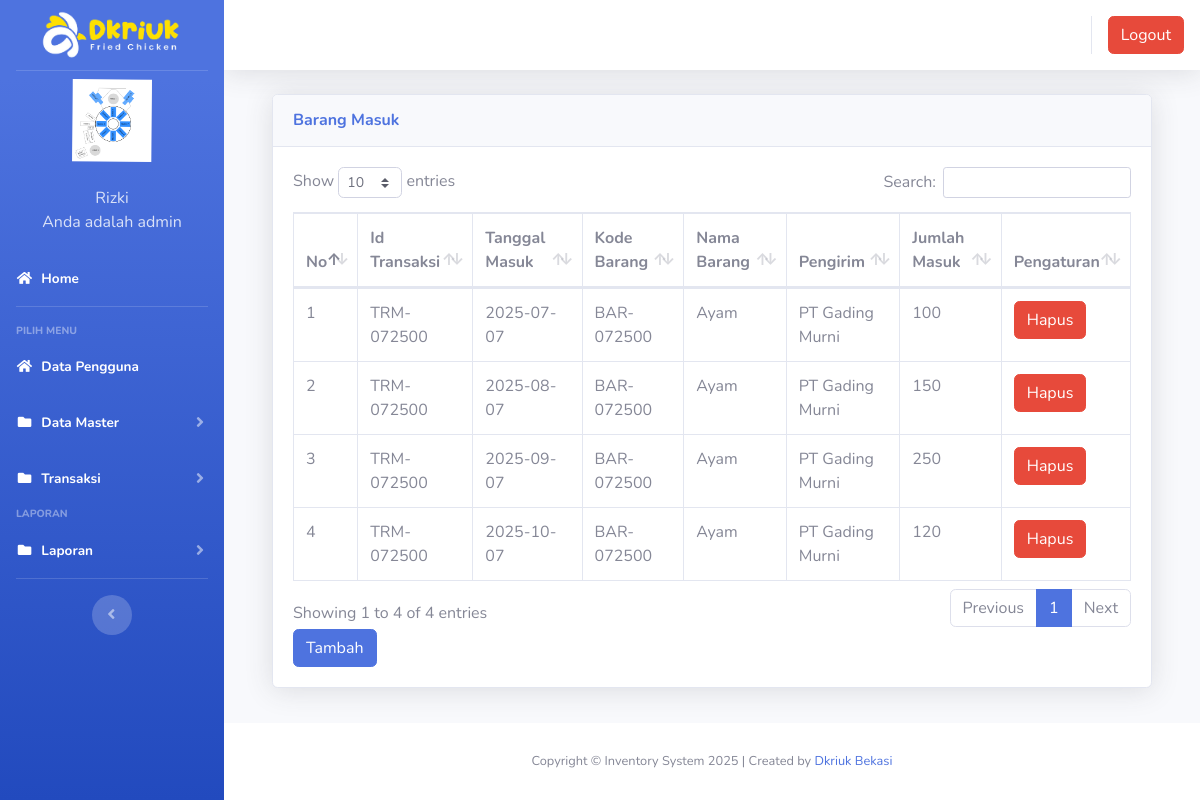
/index3.php?page=barangmasuk (signed in), run on an earlier commit of the app's database.
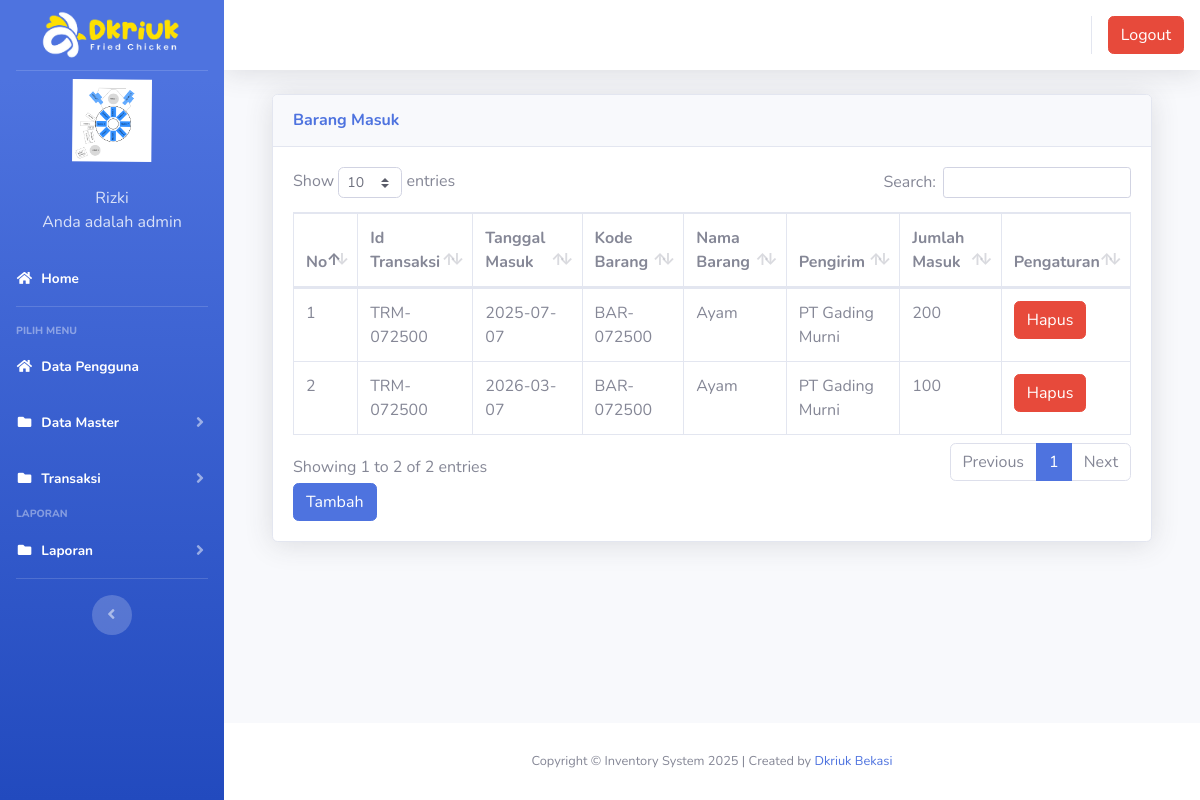
And on a later commit of the database.
### tables this page shows
CREATE TABLE IF NOT EXISTS `users` (
  `id` int(11) NOT NULL AUTO_INCREMENT,
  `nik` varchar(10) NOT NULL,
  `nama` varchar(100) NOT NULL,
  `alamat` varchar(200) NOT NULL,
  `telepon` varchar(100) NOT NULL,
  `username` varchar(100) NOT NULL,
  `password` varchar(100) NOT NULL,
  `level` varchar(25) NOT NULL DEFAULT 'member',
  `foto` varchar(255) NOT NULL,
  PRIMARY KEY (`id`)
);

CREATE TABLE IF NOT EXISTS `barang_masuk` (
  `id` int(11) NOT NULL AUTO_INCREMENT,
  `id_transaksi` varchar(10) NOT NULL,
  `tanggal` date NOT NULL,
  `kode_barang` varchar(10) NOT NULL,
  `nama_barang` varchar(50) NOT NULL,
  `pengirim` varchar(20) NOT NULL,
  `jumlah` int(11) NOT NULL DEFAULT 0,
  PRIMARY KEY (`id`)
);

### page/barangmasuk/barangmasuk.php (the view, shortened to what this page needs)
<div class="container-fluid">
  <div class="card shadow mb-4">
    <div class="card-header py-3">
      <h6 class="m-0 font-weight-bold text-primary">Barang Masuk</h6>
    </div>
    <div class="card-body">
      <div class="table-responsive">
        <table class="table table-bordered" id="dataTable" width="100%" cellspacing="0">
        <thead>
                                <tr>
			<th>No</th>
			<th>Id Transaksi</th>
			<th>Tanggal Masuk</th>
			<th>Kode Barang</th>
			<th>Nama Barang</th>
			<th>Pengirim</th>
			<th>Jumlah Masuk</th>
			<th>Pengaturan</th>
                                </tr>
		</thead>
          <tbody>
            <?php
	$no = 1;
	$sql = $koneksi->query("select * from barang_masuk");
	while ($data = $sql->fetch_assoc()) {
	?>
                                <tr>
                                    <td><?php echo $no++; ?></td>
			<td><?php echo $data['id_transaksi'] ?></td>
			<td><?php echo $data['tanggal'] ?></td>
			<td><?php echo $data['kode_barang'] ?></td>
			<td><?php echo $data['nama_barang'] ?></td>
			<td><?php echo $data['pengirim'] ?></td>
			<td><?php echo $data['jumlah'] ?></td>
			<td>
			<a onclick="return confirm('Apakah anda yakin akan menghapus data ini?')" href="?page=barangmasuk&aksi=hapusbarangmasuk&id_transaksi=<?php echo $data['id_transaksi'] ?>" class="btn btn-danger" >Hapus</a>
			</td>
                                </tr>
	<?php }?>
		   </tbody>
                        </table>
<a href="?page=barangmasuk&aksi=tambahbarangmasuk" class="btn btn-primary" >Tambah</a>
      </div>
    </div>
  </div>
</div>

### index3.php (shortened to what this page needs)
<?php
	$koneksi = new mysqli("localhost","pora5278_fahmi","Au1b839@@","pora5278_inventrizki");
	?>
<!DOCTYPE html>
<html lang="en">
<head>
  <link href="vendor/fontawesome-free/css/all.min.css" rel="stylesheet" type="text/css">
  <link href="css/sb-admin-2.min.css" rel="stylesheet">
  <link href="vendor/datatables/dataTables.bootstrap4.min.css" rel="stylesheet">
</head>
<body id="page-top">
  <div id="wrapper">
    <ul class="navbar-nav bg-gradient-primary sidebar sidebar-dark accordion" id="accordionSidebar">
      <a class="sidebar-brand d-flex align-items-center justify-content-center" href="index3.php">
        <div class="sidebar-brand-text mx-2">
          <img src="img/logodkriuk.png" alt="Logo Image" width="150px"/>
        </div>
      </a>
 <?php
   if ($_SESSION['admin']) {
	   $user = $_SESSION['admin'];
   }
   $sql =$koneksi->query("select * from users where id='$user'");
   $data = $sql->fetch_assoc();
   ?>
    <li class="d-flex align-items-center justify-content-center">
        <a class="nav-link">
		 <img src="img/<?php echo $data['foto']?>" class="img-circle" width="80" alt="User"/></a>
	  </li>
		 <li class="nav-item ">
        <a class="nav-link">
         	<div class="d-flex align-items-center justify-content-center" class="name">  <?php echo  $data['nama'];?></div></font>
			<div class="d-flex align-items-center justify-content-center" class="email">Anda adalah <?php echo $data['level'];?></div>
		 </a>
      </li>
      <li class="nav-item active">
        <a class="nav-link" href="?page=home3">
          <i class="fas fa-fw fa-home"></i>
          <span>Home</span></a>
      </li>
      <hr class="sidebar-divider">
      <div class="sidebar-heading">
        Pilih Menu
      </div>
	    <li class="nav-item active">
        <a class="nav-link" href="?page=pengguna">
          <i class="fas fa-fw fa-home"></i>
          <span>Data Pengguna</span></a>
      </li>
	   <li class="nav-item active">
        <a class="nav-link collapsed" href="#" data-toggle="collapse" data-target="#collapseData" aria-expanded="true" aria-controls="collapseData">
          <i class="fas fa-fw fa-folder"></i>
          <span>Data Master</span>
        </a>
      </li>
	    <li class="nav-item active">
        <a class="nav-link collapsed" href="#" data-toggle="collapse" data-target="#collapsePages" aria-expanded="true" aria-controls="collapsePages">
          <i class="fas fa-fw fa-folder"></i>
          <span>Transaksi</span>
        </a>
      </li>
      <div class="sidebar-heading">
        Laporan
      </div>
	     <li class="nav-item active">
        <a class="nav-link collapsed" href="#" data-toggle="collapse" data-target="#collapseLaporan" aria-expanded="true" aria-controls="collapseLaporan">
          <i class="fas fa-fw fa-folder"></i>
          <span>Laporan</span>
        </a>
      </li>
      <hr class="sidebar-divider d-none d-md-block">
      <div class="text-center d-none d-md-inline">
        <button class="rounded-circle border-0" id="sidebarToggle"></button>
      </div>
    </ul>
    <div id="content-wrapper" class="d-flex flex-column">
      <div id="content">
        <nav class="navbar navbar-expand navbar-light bg-white topbar mb-4 static-top shadow">
          <ul class="navbar-nav ml-auto">
            <li class="nav-item dropdown no-arrow">
			 <div class="top-menu">
        <ul class="nav pull-right top-menu">
           <li><a onclick="return confirm('Apakah anda yakin akan logout?')" class="btn btn-danger" class="logout" href="logout.php">Logout</a></li>
        </ul>
      </div>
            </li>
          </ul>
        </nav>
        <div class="container-fluid">
		 <section class="content">
		      <?php
			   $page = $_GET['page'];
			   $aksi = $_GET['aksi'];
				   if ($page == "barangmasuk") {
				   if ($aksi == "") {
					   include "page/barangmasuk/barangmasuk.php";
				   }
			   }
			   ?>
    </section>
</div>
    </div>
      <footer class="sticky-footer bg-white" style="">
        <div class="container my-auto">
          <div class="copyright text-center my-auto">
            <span>Copyright  &copy; Inventory System 2025 | Created by <a href='https://dkriuk.com/' title='Drkiuk' target='_blank'>Dkriuk Bekasi</a>
            </span>
          </div>
        </div>
      </footer>
  </div>
  </div>
</body>
</html>

What changed in the data, as far as the page shows it:
removed barang_masuk: id_transaksi "TRM-072500", tanggal "2025-07-07", kode_barang "BAR-072500", nama_barang "Ayam", pengirim "PT Gading Murni", jumlah "100"
removed barang_masuk: id_transaksi "TRM-072500", tanggal "2025-08-07", kode_barang "BAR-072500", nama_barang "Ayam", pengirim "PT Gading Murni", jumlah "150"
removed barang_masuk: id_transaksi "TRM-072500", tanggal "2025-09-07", kode_barang "BAR-072500", nama_barang "Ayam", pengirim "PT Gading Murni", jumlah "250"
removed barang_masuk: id_transaksi "TRM-072500", tanggal "2025-10-07", kode_barang "BAR-072500", nama_barang "Ayam", pengirim "PT Gading Murni", jumlah "120"
added barang_masuk: id_transaksi "TRM-072500", tanggal "2025-07-07", kode_barang "BAR-072500", nama_barang "Ayam", pengirim "PT Gading Murni", jumlah "200"
added barang_masuk: id_transaksi "TRM-072500", tanggal "2026-03-07", kode_barang "BAR-072500", nama_barang "Ayam", pengirim "PT Gading Murni", jumlah "100"
Also different on the page:
text written by a page script: "Show entries Search: Showing 1 to 4 of 4 entries Previous 1 Next" → "Show entries Search: Showing 1 to 2 of 2 entries Previous 1 Next"
